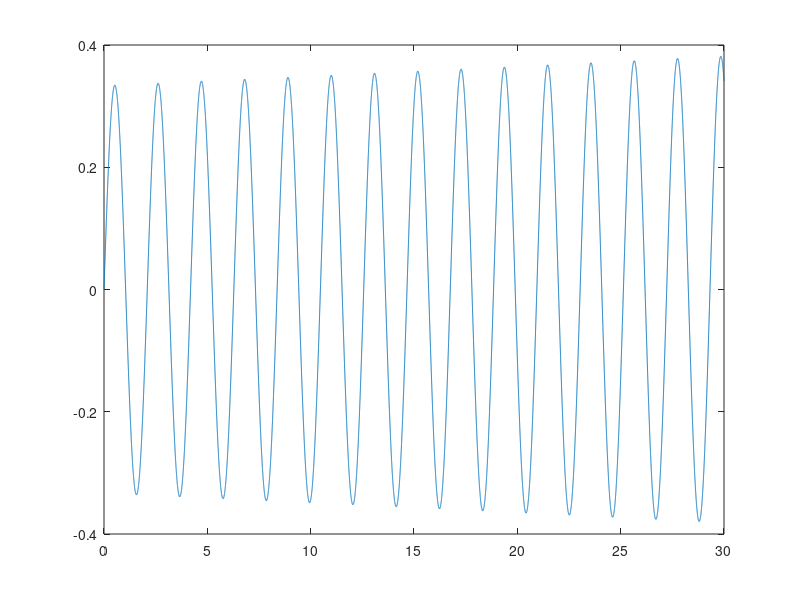

Write the MATLAB code that produced this figure.
function harmonic_oscillator()
  % This uses forward Euler to compute the solution
  % to the harmonic oscillator problem

  % Set up time axis of problem
  Tend = 30;
  deltat = .001;
  N = Tend/deltat;
  omega = 3;
  t = linspace(0, Tend, N);

  % Use u vector to store computed values of y(1, :)
  u = zeros(1, N);

  % Initial cond
  y = [0; 1];

  % Propagation matrix
  A = [1, deltat; -omega*omega*deltat, 1];

  for ctr = 1:N
    y = A*y;
    u(ctr) = y(1);
  end

  plot(t, u)
end
